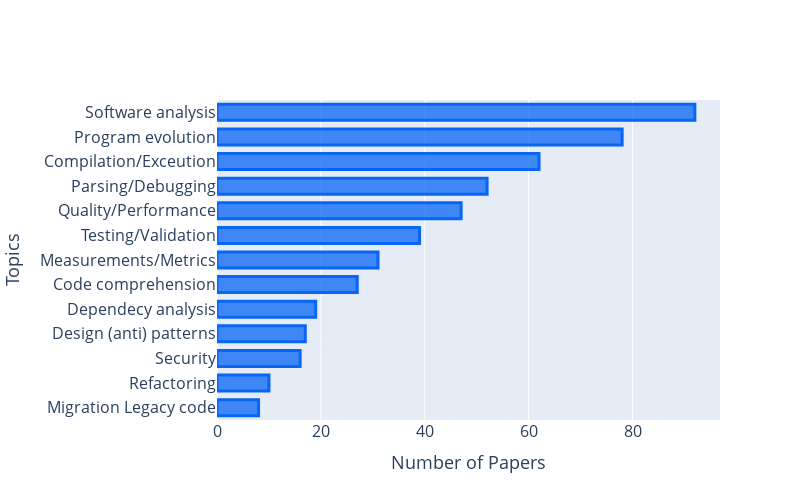

The notebook cell saved with this chart:
### Code cell
fig_path = os.path.join(path_root,'data','survey-data', 'topics.pdf')
data = pd.DataFrame()
val_list =topics_df['Topics']
val_count = topics_df['# papers']

fig = go.Figure()
fig.add_trace(go.Bar(x=val_count,
                y=val_list,
                orientation ='h',
                marker=dict(
                color='rgba(7, 102, 245, 0.75)',
                line=dict(color='rgba(7, 102, 245, 1.0)', width=3),
                )
                ))

fig.update_layout(
    autosize=False,
    width=800,
    height=500,
    xaxis=dict(
        title='Number of Papers',
        titlefont_size=18,
        tickfont_size=16,
    ),
    yaxis=dict(
        title='Topics',
        titlefont_size=18,
        tickfont_size=16,
    ),
    bargap=0.35 # gap between bars of adjacent location coordinates.
)
fig.show()
fig.write_image(fig_path)

### Figure 1 — Plotly figure (JSON) as saved in the notebook; plotly's stock layout.template omitted (floating-point values rounded to 4 significant figures)
{"data": [{"marker": {"color": "rgba(7, 102, 245, 0.75)", "line": {"color": "rgba(7, 102, 245, 1.0)", "width": 3}}, "orientation": "h", "type": "bar", "x": [8, 10, 16, 17, 19, 27, 31, 39, 47, 52, 62, 78, 92], "y": ["Migration Legacy code", "Refactoring", "Security", "Design (anti) patterns", "Dependecy analysis", "Code comprehension", "Measurements/Metrics", "Testing/Validation", "Quality/Performance", "Parsing/Debugging", "Compilation/Exceution", "Program evolution", "Software analysis"]}], "layout": {"autosize": false, "bargap": 0.35, "height": 500, "width": 800, "xaxis": {"tickfont": {"size": 16}, "title": {"font": {"size": 18}, "text": "Number of Papers"}}, "yaxis": {"tickfont": {"size": 16}, "title": {"font": {"size": 18}, "text": "Topics"}}}}
